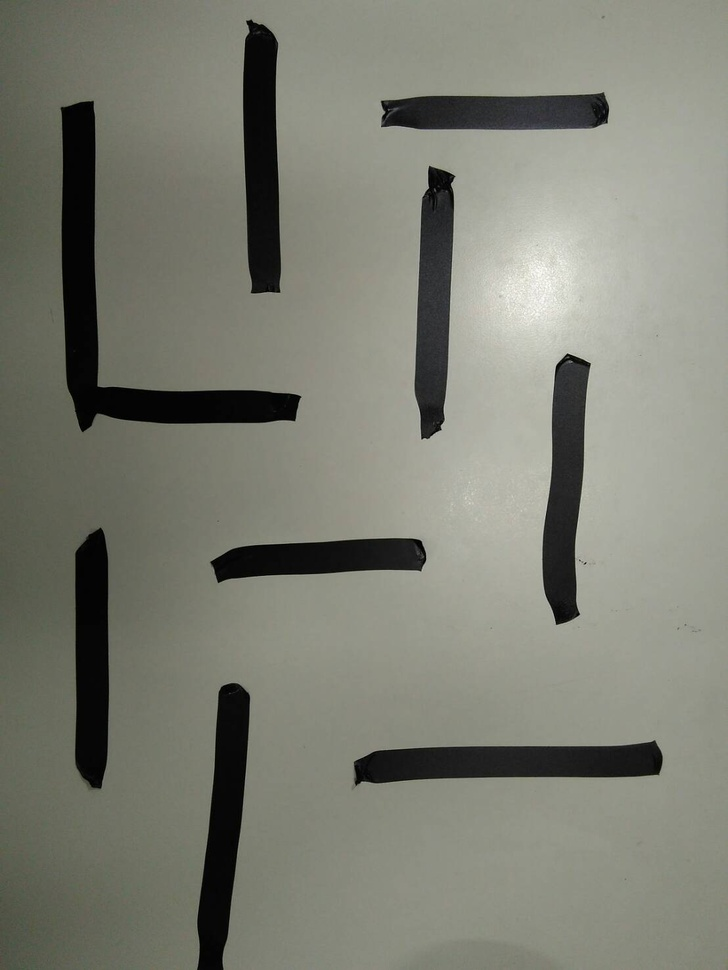
#> input picture 7934900393276.jpg, 728 x 970 px, shrunk from 1108 x 1477 before the run
$ python findContours.py   (older library calls are emulated)
#> lines starting #> are read from the running program, lines starting #| are printed output that depends on the picture; after the words box and inside, x2 and y2 are one past the last pixel; in counts of white or black regions, pixels touching at a corner belong together
#!/usr/bin/env python3
# -*- coding: utf-8 -*-
"""
Created on Mon Apr  9 22:32:55 2018

@author: wei
"""

import cv2
from matplotlib import pyplot as plt
import numpy as np


im = cv2.imread('7934900393276.jpg')
#> im is the input picture: shape (970, 728, 3); mean B, G, R 115.1, 126.3, 125
imgray = cv2.cvtColor(im,cv2.COLOR_BGR2GRAY)
GaussianBlur = cv2.GaussianBlur(imgray, (3, 3), 0)
ret,thresh = cv2.threshold(GaussianBlur,75,255,0)
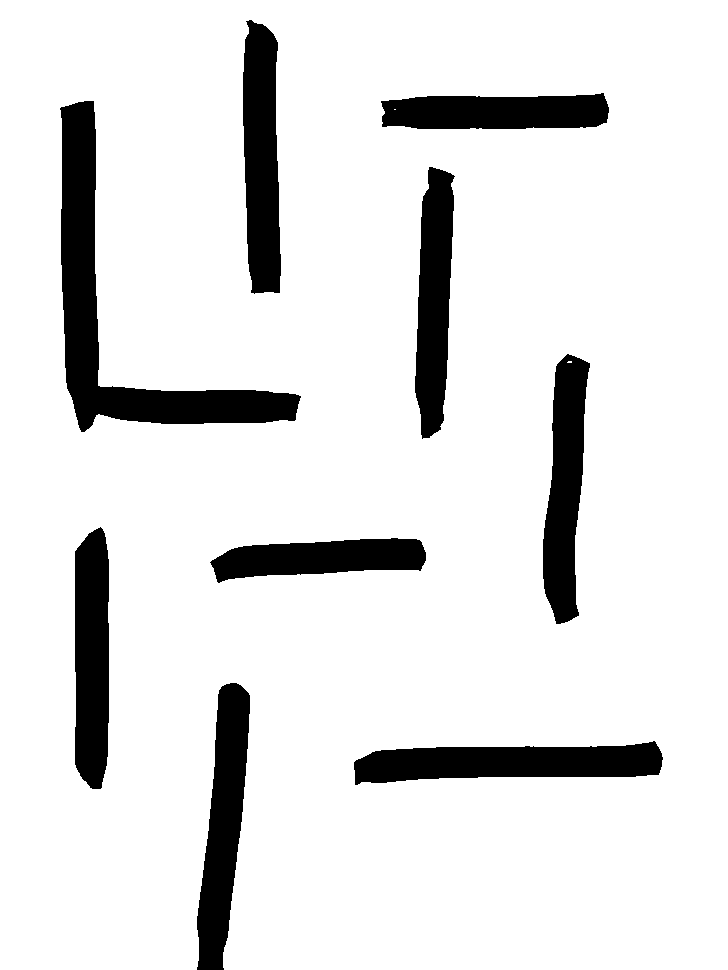
#> thresh: shape (970, 728); 88.5% white; 9 black regions
binary,contours,hierarchy = cv2.findContours(thresh, cv2.RETR_TREE, cv2.CHAIN_APPROX_SIMPLE)
#> contours = 11 contours, 2 with area under 20; largest, box (x1, y1, x2, y2) and area: (0, 0, 728, 970) 695310, (59, 100, 302, 433) 17380, (353, 740, 664, 786) 9707, (242, 19, 282, 295) 8879, (542, 353, 591, 625) 8434
#    hull = [cv2.convexHull(contours[i]) for i in range(len(contours))]
cv2.drawContours(im,contours,-1,(255, 0, 0), 2)
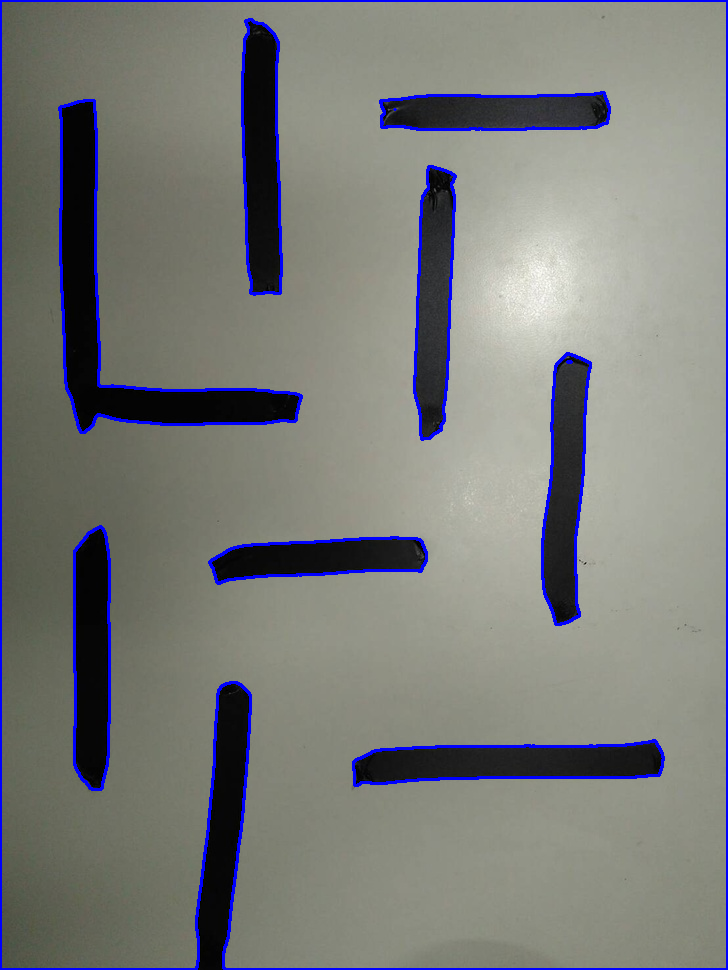
#> im: shape (970, 728, 3); 3.49% of pixels changed, all inside (x1, y1, x2, y2) = (0, 0, 728, 970)
plt.hist(GaussianBlur.ravel(),256,[0,256])
cv2.namedWindow('thresh2', cv2.WINDOW_NORMAL)
cv2.imshow('thresh2', thresh)


#im = cv2.imread('test.jpg')
##plt.hist(im.ravel(),256,[0,256]) # 利用直方圖可檢視圖片的明度藉此找到閾值
#
## 由於opencv只能處裡灰度圖，所以要先用convert成灰階
#imgray = cv2.cvtColor(im,cv2.COLOR_BGR2GRAY)
#ret,thresh = cv2.threshold(imgray,200,255,0) # 經測試200為合適閾值
##plt.hist(imgray.ravel(),256,[0,256])
#GaussianBlur = cv2.GaussianBlur(thresh, (9, 9), 0)
#binary,contours,hierarchy = cv2.findContours(thresh, cv2.RETR_TREE, cv2.CHAIN_APPROX_SIMPLE)
#hull = [cv2.convexHull(contours[i]) for i in range(len(contours))]
#"""
#cv2.CHAIN_APPROX_NONE,所有的邊界點都會被存儲
#cv2.CHAIN_APPROX_SIMPLE,只存取重要特徵點
#"""
#cv2.drawContours(im,hull,-1,(255, 0, 0), 2)
#"""
#我們可以利用 type和 shape來查看圖片的型態和大小
#print(type(im), im.shape)
#這裡輸出的結果為    # <class 'numpy.ndarray'>, (3200, 2400, 3)
#實在是太大了，因此我們可以利用WINDOW_NORMAL控制圖片縮放
#"""
#
#cv2.namedWindow('im', cv2.WINDOW_NORMAL)
#cv2.imshow('im', im)
#cv2.namedWindow('thresh', cv2.WINDOW_NORMAL)
#cv2.imshow('thresh', thresh)

# 也許需要利用凸包
#http://arbu00.blogspot.tw/2016/12/opencv11-contours-and-convex-hull.html
#http://ex2tron.top/2017/12/20/Python-OpenCV%E6%95%99%E7%A8%8B%E7%95%AA%E5%A4%96%E7%AF%8710%EF%BC%9A%E5%87%B8%E5%8C%85%E5%8F%8A%E6%9B%B4%E5%A4%9A%E8%BD%AE%E5%BB%93%E7%89%B9%E5%BE%81/
#https://github.com/makelove/OpenCV-Python-Tutorial/blob/master/ch21-%E8%BD%AE%E5%BB%93Contours/%E5%87%B8%E5%8C%85-%E5%87%B8%E6%80%A7%E6%A3%80%E6%B5%8B-%E8%BE%B9%E7%95%8C%E7%9F%A9%E5%BD%A2-%E6%9C%80%E5%B0%8F%E5%A4%96%E6%8E%A5%E5%9C%86-%E6%8B%9F%E5%90%88.py
#http://www.th7.cn/Program/Python/201708/1218178.shtml
#https://zhuanlan.zhihu.com/p/33301371
""" 凸包
函數 cv2.convexHull() 可以用來檢測一個曲線是否具有凸性缺陷，並能糾正缺陷
如果有地方凹進去了就叫做"凸性缺陷"。
convexHull(points[, hull[, clockwise[, returnPoints]]]) -> hull
@param points Input 2D point set, stored in std::vector or Mat.
要傳入點集和，所以我們可以把contours集合用列表生成hull

函數 cv2.isContourConvex(hull) 可檢測輪廓是否為凸性
"""

# 今天成功使用凸包，但是包覆的效果仍不理想，我想我們只是檢測邊緣能不能把再包腹內的輪廓刪掉 還有也許可以使用 各種圖形近似來趨近
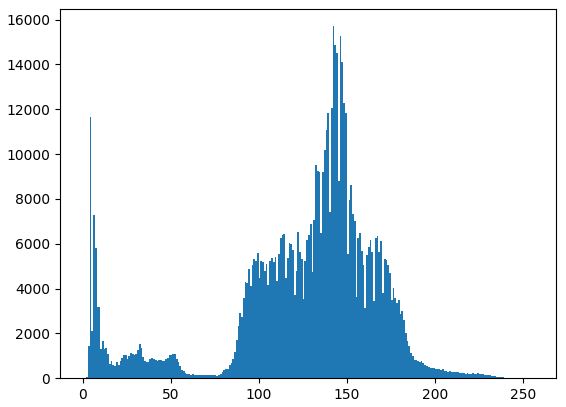
#> figure drawn by matplotlib, 1 panel; tallest bar 15709 high, from x = 142 to 143

$ run again, with sift_keypoints.jpg copied over 7934900393276.jpg
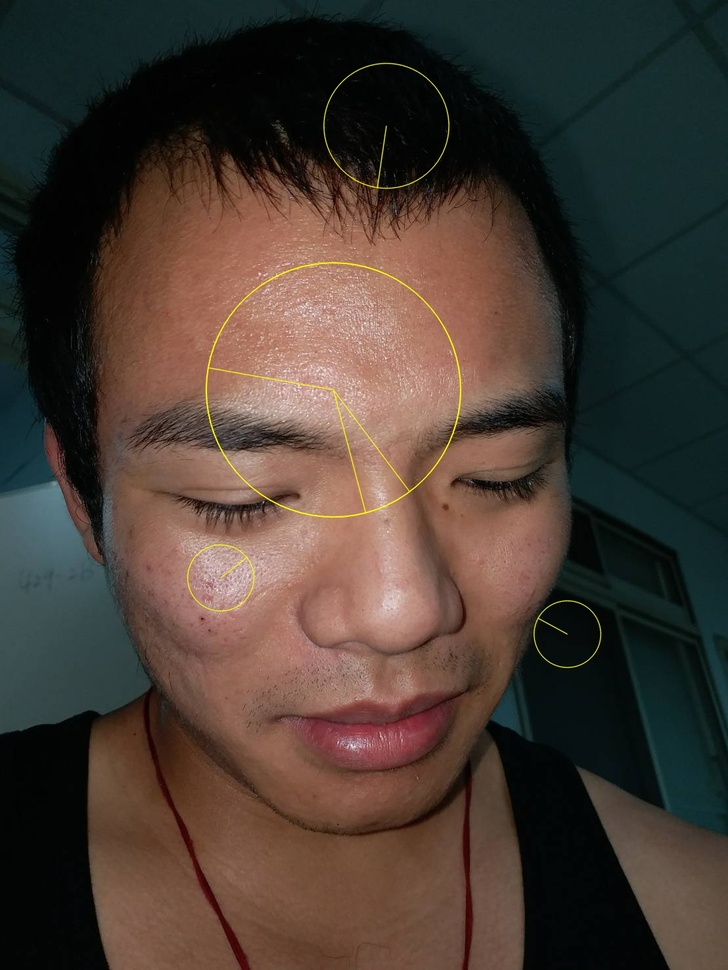
#> input picture sift_keypoints.jpg, 728 x 970 px, shrunk from 1108 x 1477 before the run
#> im is the input picture: shape (970, 728, 3); mean B, G, R 51.7, 59.8, 72.2
#> `ret,thresh = cv2.threshold(GaussianBlur,75,255,0)`:
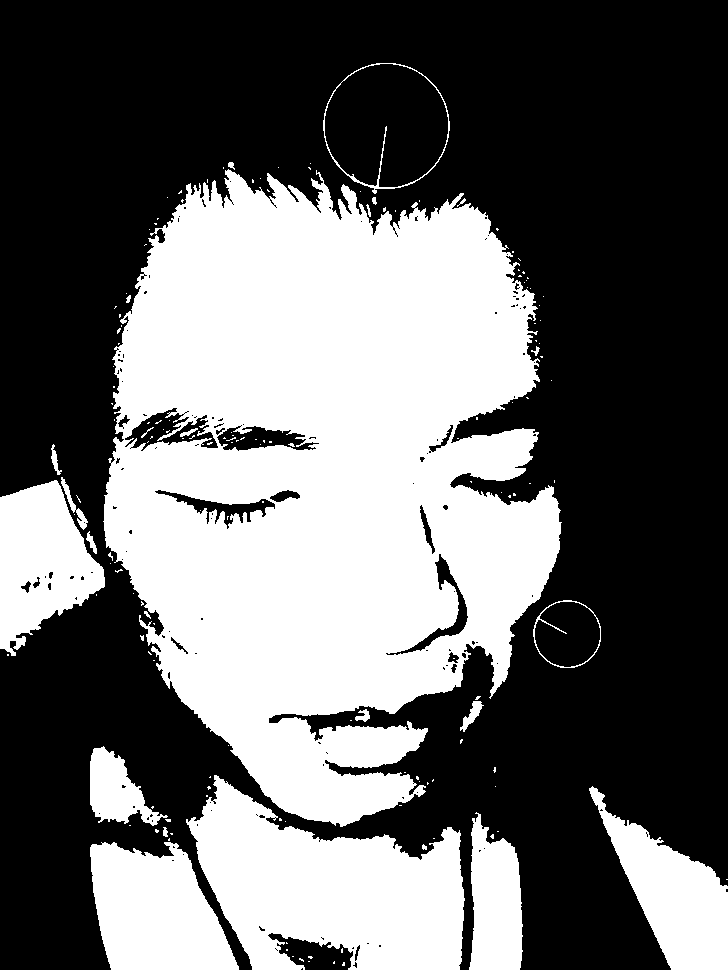
#> thresh: shape (970, 728); 40.5% white; 158 white regions (133 under 20 px)
#> contours = 324 contours, 278 with area under 20; largest, box (x1, y1, x2, y2) and area: (103, 169, 562, 827) 208446, (186, 775, 465, 970) 32707, (90, 842, 239, 970) 13572, (323, 63, 450, 194) 12385, (324, 63, 449, 188) 12071
#> im: shape (970, 728, 3); 6.06% of pixels changed, all inside (x1, y1, x2, y2) = (0, 62, 728, 970)
#> `# 今天成功使用凸包，但是包覆的效果仍不理想，我想我們只是檢測邊緣能不能把再包腹內的輪廓刪掉 還有也許可以使用 各種圖形近似來趨近`:
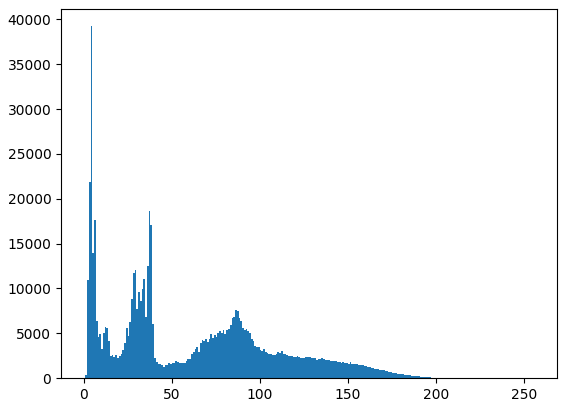
#> figure drawn by matplotlib, 1 panel; tallest bar 39237 high, from x = 4 to 5
